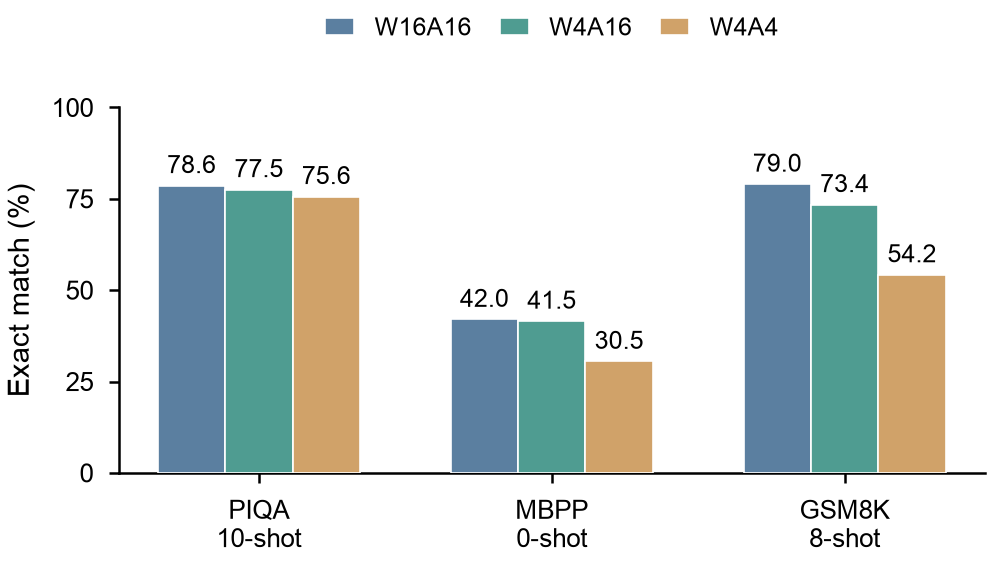

This chart was generated by the following Python code:
"""Replot recorded EM scores from QSpec (EMNLP 2025), Table 1.

Primary source: https://aclanthology.org/2025.emnlp-main.240/
Llama-3-8B-Instruct with Atom quantization. This is a literature replot,
not a new measurement; the source table does not supply uncertainty estimates.
"""
from pathlib import Path
import numpy as np
import matplotlib as mpl
import matplotlib.pyplot as plt
OUT=Path(__file__).resolve().parent
mpl.rcParams.update({"font.family":"sans-serif","font.sans-serif":["Arial","Helvetica","DejaVu Sans"],"font.size":7,"pdf.fonttype":42,"svg.fonttype":"none","axes.spines.top":False,"axes.spines.right":False,"axes.linewidth":.6})
labels=['PIQA\n10-shot','MBPP\n0-shot','GSM8K\n8-shot']
names=['W16A16','W4A16','W4A4']
values=np.array([[78.6,77.5,75.6],[42.0,41.5,30.5],[79.0,73.4,54.2]])
colors=['#5B7FA0','#4F9C91','#D0A269']
fig,ax=plt.subplots(figsize=(3.48,2.10))
fig.subplots_adjust(left=.15,right=.98,bottom=.22,top=.80)
x=np.arange(3);width=.23
for j,(name,c) in enumerate(zip(names,colors)):
    bars=ax.bar(x+(j-1)*width,values[:,j],width,color=c,edgecolor='white',linewidth=.4,label=name,zorder=3)
    for rect,v in zip(bars,values[:,j]):
        ax.text(rect.get_x()+rect.get_width()/2,v+2,f'{v:.1f}',ha='center',va='bottom',fontsize=6.0,color='black')
ax.set(xticks=x,xticklabels=labels,ylim=(0,100),yticks=[0,25,50,75,100],ylabel='Exact match (%)')
ax.tick_params(labelsize=6.2,length=2.5,width=.6)
ax.legend(loc='lower center',bbox_to_anchor=(.50,1.12),ncol=3,fontsize=6.1,frameon=False,handlelength=1.15,columnspacing=1.1)
fig.savefig(OUT/'quantization_fidelity.pdf',bbox_inches='tight',pad_inches=.025)
fig.savefig(OUT/'quantization_fidelity.svg',bbox_inches='tight',pad_inches=.025)
fig.savefig(OUT/'quantization_fidelity.tiff',dpi=600,bbox_inches='tight',pad_inches=.025,pil_kwargs={'compression':'tiff_lzw'})
fig.savefig(OUT/'quantization_fidelity.png',dpi=300,bbox_inches='tight',pad_inches=.025)
(OUT/'quantization_fidelity_source.csv').write_text('benchmark,shots,W16A16_EM_pct,W4A16_EM_pct,W4A4_EM_pct\nPIQA,10,78.6,77.5,75.6\nMBPP,0,42.0,41.5,30.5\nGSM8K,8,79.0,73.4,54.2\n')
plt.close(fig)
svg = OUT/'quantization_fidelity.svg'
svg.write_text('\n'.join(line.rstrip() for line in svg.read_text().splitlines())+'\n')
